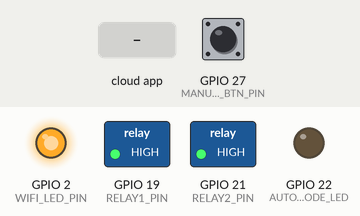
Recording of a sketch running on a simulated ESP32. On the bench: switched loads named in the sketch (green lamp = pin HIGH), output pins drawn as LEDs (lit = HIGH). The test bench sets the inputs (shaded band); at power-on: GPIO 27 (MANUAL_BTN_PIN) HIGH. WiFi joins after 1.5 s; servers stay silent unless stated; EEPROM starts erased; what the sketch prints to the serial monitor is not drawn.

Above: at 2.7 s.
2.8 s: the phone or cloud app sets 6890c55fedeca866fe994705 to 1
At 4.0 s:
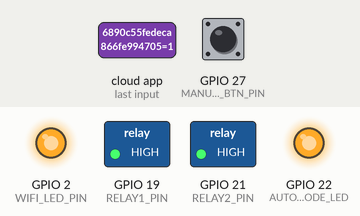
4.3 s: the phone or cloud app sets 6889cacbedeca866fe96e2ee to 0
At 5.2 s:
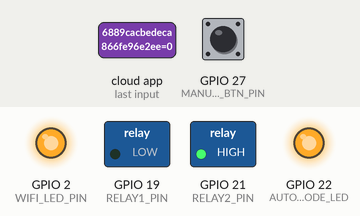
7.3 s: the phone or cloud app sets 6889caffddd2551252ba8a70 to 0
At 8.7 s:
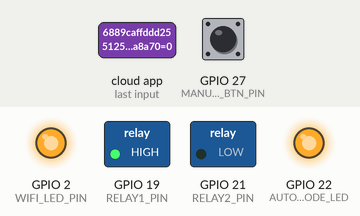
10.3 s: the phone or cloud app sets 6889caffddd2551252ba8a70 to 1
At 11.0 s:
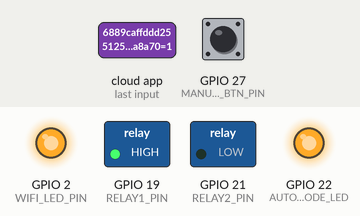
13.3 s: the phone or cloud app sets 6890c55fedeca866fe994705 to 0
At 14.5 s:
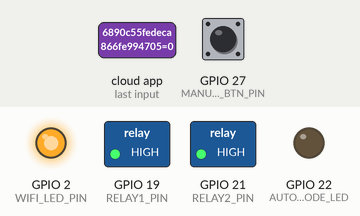
14.8 s: the phone or cloud app sets 6889cacbedeca866fe96e2ee to 1
At 15.6 s:
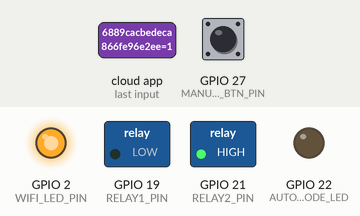
Timing chart, 0 to 18.8 s (numbered marks = the images above; inputs shaded):
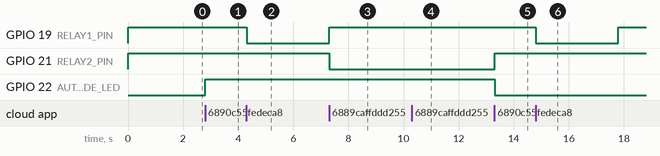

The sketch:

SINRIC_PUMP_HRD_SSID_PSWRD_OK_TESTED_CODE19_08_2025.ino
```cpp
/******** Sinric Pro Momentary Relay Control + Auto Mode + Hardcoded WiFi + Auto-Reconnect ********/

#include <WiFi.h>
#include <SinricPro.h>
#include <SinricProSwitch.h>
#include <Preferences.h>

// WiFi credentials - Please change these to your network's SSID and password
const char* ssid = "ElectroConnect";
const char* password = "vikash9296";

// Sinric Pro credentials
#define APP_KEY       "c7303938-59fa-4ad2-a3de-e62d9bae9cec"
#define APP_SECRET    "c41c8855-b93b-496c-bf27-43f0f72c2dc8-4e754444-82cd-4acb-bb2c-c9cfe22b9b13"
#define DEVICE_ID_1   "6889cacbedeca866fe96e2ee"
#define DEVICE_ID_2   "6889caffddd2551252ba8a70"
#define DEVICE_3_ID   "6890c55fedeca866fe994705"

// Relay pins (active LOW)
#define RELAY1_PIN    19
#define RELAY2_PIN    21
#define AUTO_MODE_LED 22

// WiFi indicator LED
#define WIFI_LED_PIN  2

// Manual push button
#define MANUAL_BTN_PIN 27
#define HOLD_TIME     5000  // 5 seconds hold

#define PULSE_TIME    3000  // milliseconds
#define AUTO_DELAY    30000 // 30 seconds

unsigned long bootTime = 0;
Preferences preferences;
bool autoMode = false;

// Manual button state
bool btnPressed = false;
unsigned long btnPressStart = 0;

// Reconnection tracking
unsigned long lastReconnectAttempt = 0;
unsigned long reconnectInterval = 5000; // Attempt to reconnect every 5 seconds

// ========== Relay Setup and Control ==========
void setupRelay(int pin) {
  pinMode(pin, OUTPUT);
  digitalWrite(pin, HIGH); // OFF for active-low relay
}

void pulseRelay(int pin, int time = PULSE_TIME) {
  digitalWrite(pin, LOW);
  delay(time);
  digitalWrite(pin, HIGH);
}

// ========== EEPROM Restore ==========
void restoreAutoMode() {
  preferences.begin("settings", false);
  autoMode = preferences.getBool("autoMode", false);
  preferences.end();

  digitalWrite(AUTO_MODE_LED, autoMode ? HIGH : LOW);

  if (autoMode) {
    Serial.println("Auto Mode ON: Waiting 30s to trigger Relay1 on boot");
    // Delay is blocking, but ensures the pulse happens before other operations
    delay(AUTO_DELAY);
    pulseRelay(RELAY1_PIN);
  }
}

// ========== Sinric Pro Handler ==========
bool onPowerState(const String &deviceId, bool &state) {
  if (deviceId == DEVICE_ID_1) {
    pulseRelay(RELAY1_PIN);
  } else if (deviceId == DEVICE_ID_2) {
    pulseRelay(RELAY2_PIN);
  } else if (deviceId == DEVICE_3_ID) {
    autoMode = state;
    preferences.begin("settings", false);
    preferences.putBool("autoMode", autoMode);
    preferences.end();
    digitalWrite(AUTO_MODE_LED, autoMode ? HIGH : LOW);
    Serial.printf("Auto Mode %s\n", autoMode ? "Enabled" : "Disabled");
  }
  return true;
}

void setupSinricPro() {
  SinricProSwitch &sw1 = SinricPro[DEVICE_ID_1];
  SinricProSwitch &sw2 = SinricPro[DEVICE_ID_2];
  SinricProSwitch &sw3 = SinricPro[DEVICE_3_ID];

  sw1.onPowerState(onPowerState);
  sw2.onPowerState(onPowerState);
  sw3.onPowerState(onPowerState);

  SinricPro.restoreDeviceStates(false);
  SinricPro.begin(APP_KEY, APP_SECRET);
}

// Function to handle WiFi connection and reconnection
void connectToWiFi() {
  Serial.printf("Connecting to %s", ssid);
  WiFi.begin(ssid, password);

  // Use a non-blocking loop for faster reconnection attempts
  // It will keep trying to connect without blocking the entire code
  unsigned long startAttemptTime = millis();
  while (WiFi.status() != WL_CONNECTED && millis() - startAttemptTime < 10000) {
    delay(500);
    Serial.print(".");
  }

  if (WiFi.status() == WL_CONNECTED) {
    Serial.println("\nWiFi connected!");
    Serial.print("IP Address: ");
    Serial.println(WiFi.localIP());
    digitalWrite(WIFI_LED_PIN, HIGH);
    lastReconnectAttempt = 0; // Reset the timer on successful connection
  } else {
    Serial.println("\nFailed to connect. Will continue with main loop...");
    digitalWrite(WIFI_LED_PIN, LOW);
    // Removed ESP.restart() to allow the code to run even without WiFi
  }
}

// ========== Setup ==========
void setup() {
  Serial.begin(115200);
  bootTime = millis();

  pinMode(WIFI_LED_PIN, OUTPUT);
  digitalWrite(WIFI_LED_PIN, LOW);

  setupRelay(RELAY1_PIN);
  setupRelay(RELAY2_PIN);
  pinMode(AUTO_MODE_LED, OUTPUT);
  digitalWrite(AUTO_MODE_LED, LOW);

  // Manual button setup
  pinMode(MANUAL_BTN_PIN, INPUT_PULLUP);

  // FIX: Moved this function to the beginning of setup() so it runs regardless of WiFi status.
  restoreAutoMode();

  // Connect to WiFi after checking auto mode
  connectToWiFi();

  // Set auto-reconnect flag
  WiFi.setAutoReconnect(true);

  setupSinricPro();
}

// ========== Loop ==========
void loop() {
  // Check WiFi status and try to reconnect if disconnected
  if (WiFi.status() != WL_CONNECTED) {
    digitalWrite(WIFI_LED_PIN, LOW);
    // Check if enough time has passed since the last attempt
    if (millis() - lastReconnectAttempt > reconnectInterval) {
      Serial.println("WiFi lost. Attempting reconnect...");
      WiFi.begin(ssid, password);
      lastReconnectAttempt = millis();
    }
  } else {
    digitalWrite(WIFI_LED_PIN, HIGH);
  }

  // Check if SinricPro connection is alive
  if (!SinricPro.isConnected()) {
    // Attempt to reconnect to SinricPro if not connected
    if (millis() - lastReconnectAttempt > reconnectInterval) {
      Serial.println("SinricPro disconnected. Attempting reconnect...");
      SinricPro.begin(APP_KEY, APP_SECRET);
      lastReconnectAttempt = millis();
    }
  }

  // Handle SinricPro events
  SinricPro.handle();

  // Manual button 5-second hold detection
  if (digitalRead(MANUAL_BTN_PIN) == LOW) {
    if (!btnPressed) {
      btnPressed = true;
      btnPressStart = millis();
    } else if (millis() - btnPressStart >= HOLD_TIME) {
      Serial.println("Manual button held 5s: Trigger Relay2");

      // Trigger Relay2
      pulseRelay(RELAY2_PIN);

      // Notify Sinric Pro for app update/notification
      // Check if WiFi is connected before sending the event
      if (WiFi.status() == WL_CONNECTED) {
        SinricProSwitch &sw2 = SinricPro[DEVICE_ID_2];
        sw2.sendPowerStateEvent(true);
        delay(500);
        sw2.sendPowerStateEvent(false);
      }

      btnPressed = false;
      while (digitalRead(MANUAL_BTN_PIN) == LOW) delay(10); // Wait release
    }
  } else {
    btnPressed = false;
  }
}
```

Measured:
- after the input at 2.8 s, GPIO 22 (AUTO_MODE_LED): LOW → HIGH at once
- after the input at 4.3 s, GPIO 19 (RELAY1_PIN): HIGH → LOW at once
- after the input at 7.3 s, GPIO 21 (RELAY2_PIN): HIGH → LOW at once
- after the input at 10.3 s, GPIO 21 (RELAY2_PIN): stays LOW (without the input it goes to HIGH after 0.00 s)
- after the input at 13.3 s, GPIO 22 (AUTO_MODE_LED): HIGH → LOW at once
- after the input at 14.8 s, GPIO 19 (RELAY1_PIN): HIGH → LOW at once, → HIGH 3.0 s later
